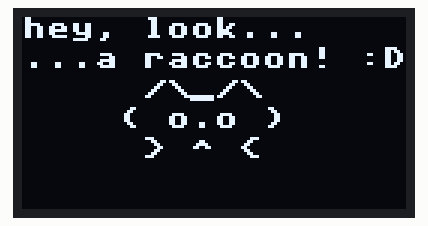
The program below on a simulated MicroPython board. Shown: 128×64 one-colour display. Library files of the repository ran but are not shown: __init__.py, ssd1306.py; what the program prints to the serial console is not drawn. At 10.8 s the program stops and its outputs stay as they are.

Above: at 0.4 s.
At 2.66 s:
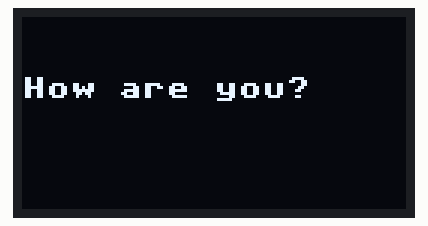
At 3.36 s:
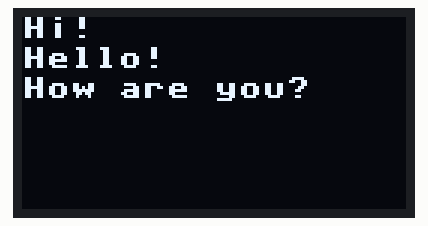
At 4.7 s:
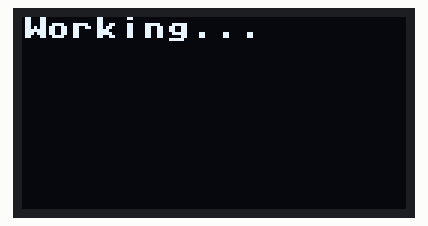
At 7.44 s:
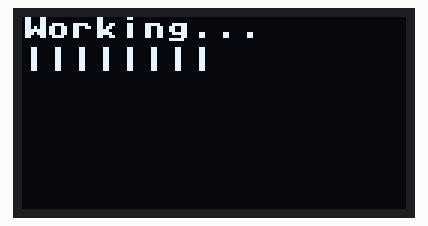
At 10.9 s:
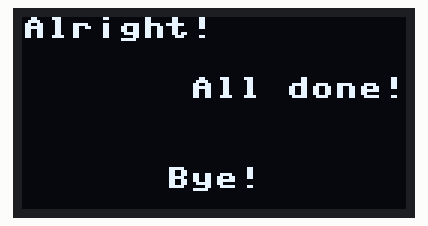

The program:

main.py
```python
import time

from lib.display_controller import DisplayController


display = DisplayController(scl_pin=1, sda_pin=0, verbose=True)

display.clear(flush=True)
display.draw_raccoon()
time.sleep(2)

display.clear(flush=True)

display.write("How are you?", line_num=3)
time.sleep(0.3)
display.write("Hi!", line_num=1)
time.sleep(0.3)
display.write("Hello!", line_num=2)
time.sleep(0.3)
display.write("Can't complain!", line_num=5)
time.sleep(0.3)
display.write("Good, and you?", line_num=4)
time.sleep(0.3)
display.write("Ok, bye!", line_num=6)
time.sleep(0.3)

display.clear(flush=True)

display.write("Working...", line_num=1)
time.sleep(0.15)

for i in range(0, 101):
    display.progress_bar(i / 100, line_num=2)
    time.sleep(0.001)

display.clear(flush=True)

time.sleep(0.3)
display.write("Alright!", line_num=1)
time.sleep(0.3)
display.write("All done!", line_num=3, align="right")
time.sleep(0.3)
display.write("Bye!", line_num=6, align="center")
```

display_controller.py
```python
import time

from machine import Pin, I2C

from lib.driver import ssd1306


class DisplayController:
    def __init__(self, scl_pin, sda_pin, width=128, height=64, frequency=200000, progress_bar_char="|", verbose=False):
        self.verbose = verbose

        self._log("Initializing I2C")
        i2c = I2C(0, scl=Pin(scl_pin), sda=Pin(sda_pin), freq=frequency)

        self._log("Initializing display")
        self.display = ssd1306.SSD1306_I2C(width, height, i2c)
        self.progress_bar_char = progress_bar_char
        self.width = width
        self.height = height
        self.line_height = 10
        self.line_size = 16  # "0123456789ABCDEF"
        self.max_lines = 6
        self.max_chars = self.line_size * self.max_lines
        self._log(f"Display initialized with width={width}, height={height}, line_height={self.line_height}, max lines={self.max_lines}, max chars={self.max_chars}")
        self._log("Display controller initialized")

    def _get_progress_bar(self, percent_value):
        display_progress = int(self.line_size * percent_value)
        return self.progress_bar_char * display_progress

    def _log(self, message):
        if not self.verbose:
            return
        print(f"[DISPLAY] {message}")

    def _validate_text(self, text, line_num,):
        if line_num > self.max_lines:
            self._log(f"[ERROR] Line number {line_num} exceeds max lines")
            return False

        if line_num == 0:
            self._log("[ERROR] Line number starts at 1")
            return False

        if len(text) > self.line_size:
            self._log(f"[WARN] Text will be truncated because it exceeds line size")

        return True

    def _write(self, text, line_num, align="left", print_log=True):
        if not self._validate_text(text, line_num):
            return

        line = line_num - 1
        x_position = 0

        if align == "right":
            x_position = self.width - len(text) * 8  # Assuming 8 pixels per character
        elif align == "center":
            x_position = (self.width - len(text) * 8) // 2  # Center the text

        self.display.fill_rect(0, self.line_height * line, self.width, self.line_height, 0)
        self.display.text(text, x_position, self.line_height * line)

        if print_log:
            self._log(f"[LINE {line_num}] {text}")

        self.display.show()

    def clear(self, flush=False):
        self.display.fill(0)
        if flush:
            self._log("Clearing and flushing display")
            self.display.show()
        else:
            self._log("Clearing display")

    def write(self, text, line_num, align="left", print_log=True):
        current_try = 1
        max_tries = 3

        while current_try <= max_tries:
            try:
                self._write(text, line_num, align, print_log)
                return
            except Exception as e:
                if "[errno 110] etimedout" in str(e).lower():
                    self._log(f"[ERROR] Timeout error while writing to display. Retrying...")
                    time.sleep(1 * current_try)
                    current_try += 1
                else:
                    raise e

        self._log(f"[ERROR] Failed to write to display after {max_tries} tries")

    def progress_bar(self, value, line_num=None, max_value=1.0, print_log=True):
        if line_num is None:
            line_num = self.max_lines

        progress_bar = self._get_progress_bar(value / max_value)
        if not self._validate_text(progress_bar, line_num):
            return

        self.write(progress_bar, line_num, print_log=print_log)

    def draw_raccoon(self):
        self.clear()
        self.write("hey, look...", 1)
        self.write("...a raccoon! :D", 2)
        self.write("     /\_/\  ", 3)
        self.write("    ( o.o ) ", 4)
        self.write("     > ^ <  ", 5)
        self.display.show()
        self._log("Raccoon drawn")
```

Measured:
- what the display in image 0 shows lasts 2.1 s, from 0.3 s to 2.4 s
- what the display in image 3 shows lasts 0.6 s, from 4.6 s to 5.2 s
